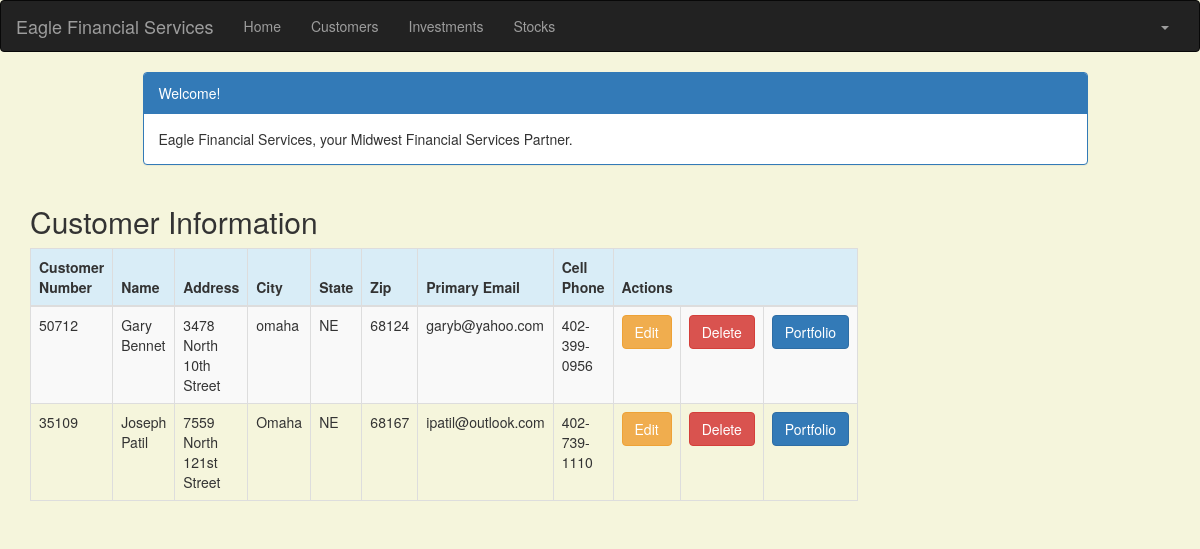
The page /customer/ (signed in) on the database its author committed.
### portfolio/models.py (models this page shows, shortened)
class Customer(models.Model):
    name = models.CharField(max_length=50)
    address = models.CharField(max_length=200)
    cust_number = models.IntegerField(blank=False, null=False)
    city = models.CharField(max_length=50)
    state = models.CharField(max_length=50)
    zipcode = models.CharField(max_length=10)
    email = models.EmailField(max_length=200)
    cell_phone = models.CharField(max_length=50)
    created_date = models.DateTimeField(
        default=timezone.now)
    updated_date = models.DateTimeField(auto_now_add=True)

### portfolio/views.py (the view)
# urls.py: url(r'^customer/$', views.customer_list, name='customer_list'),
@login_required
def customer_list(request):
   customer = Customer.objects.filter(created_date__lte=timezone.now())
   return render(request, 'portfolio/customer_list.html',
                 {'customers': customer})

### portfolio/templates/portfolio/customer_list.html (shortened to what this page needs)
{% extends 'portfolio/base.html' %}
{% block content %}
    <!DOCTYPE html>
    <html>
    <head>
        <link rel="stylesheet" href="https://maxcdn.bootstrapcdn.com/bootstrap/3.3.4/css/bootstrap.min.css">
    </head>
    <body>
    <div class="container">
        <div class="row">
            <div class="col-md-10 col-md-offset-1">
                <div class="panel panel-primary">
                    <div class="panel-heading">Welcome!</div>
                    <div class="panel-body">
                        Eagle Financial Services, your Midwest Financial Services Partner.
                    </div>
                </div>
            </div>
        </div>
    </div>
    <div class="row">
        <h2 style="padding-left: 15Px">Customer Information</h2>
    </div>
    <div>
        <table class="table table-striped table-bordered table-hover">
            <thead>
            <tr class="bg-info">
                <th>Customer Number</th>
                <th>Name</th>
                <th>Address</th>
                <th>City</th>
                <th>State</th>
                <th>Zip</th>
                <th>Primary Email</th>
                <th>Cell Phone</th>
                <th colspan="3">Actions</th>
            </tr>
            </thead>
            <tbody>
            {% for customer in customers %}
                <tr>
                    <td>{{ customer.cust_number }}</td>
                    <td>{{ customer.name }}</td>
                    <td>{{ customer.address }}</td>
                    <td>{{ customer.city }}</td>
                    <td>{{ customer.state }}</td>
                    <td>{{ customer.zipcode }}</td>
                    <td>{{ customer.email }}</td>
                    <td>{{ customer.cell_phone }}</td>
                    <td><a href="{% url 'portfolio:customer_edit' pk=customer.pk %}" class="btn btn-warning">Edit</a>
                    <td><a href="{% url 'portfolio:customer_delete' pk=customer.pk %}"
                           onclick="return confirm('Are you sure you want to delete?')"
                           class="btn btn-danger">Delete</a>
                    </td>
                    <td><a href="{% url 'portfolio:portfolio' pk=customer.pk %}"
                           class="btn btn-primary">Portfolio</a>
                    </td>
                </tr>
            {% endfor %}
            </tbody>
        </table>
    </div>
    </body>
    </html>
{% endblock %}

### portfolio/templates/portfolio/customer_list.html (style rules this page uses)
body { background-color: beige; }

### rows shown on the page
Customer: cust_number "50712", name "Gary Bennet", address "3478 North 10th Street", city "omaha", state "NE", zipcode "68124", email "garyb@yahoo.com", cell_phone "402-399-0956"
Customer: cust_number "35109", name "Joseph Patil", address "7559 North 121st Street", city "Omaha", state "NE", zipcode "68167", email "ipatil@outlook.com", cell_phone "402-739-1110"
